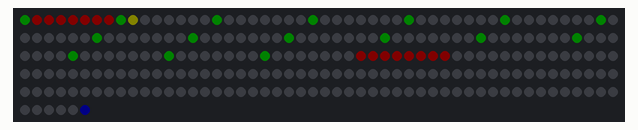
Simulated run of this program. Board: Raspberry Pi Pico running MicroPython. Parts: 256 RGB LEDs in strip order, left to right, continuing on the next row. Dim RGB values are drawn brighter than linear. At 0.0 s the program stops and its outputs stay as they are.

Above: at 0.1 s.

The program:

testbild.py
```python
import machine, neopixel
np = neopixel.NeoPixel(machine.Pin(22), 256)
# Matrix-Reihenfolge: 1 links oben, 2 links unten, 3 rechts oben, 4 rechts unten
def xy(x, y):
    m = (x // 8) * 2 + (y // 8)
    return m * 64 + (y % 8) * 8 + (x % 8)   # Annahme: zeilenweise, nicht Zickzack
np.fill((0, 0, 0))
for i in range(16):
    np[xy(i, 0)] = (6, 0, 0)    # oberste Zeile rot
    np[xy(0, i)] = (0, 6, 0)    # linke Spalte gruen
np[xy(15, 15)] = (0, 0, 8)      # Punkt rechts unten blau
np[xy(1, 1)] = (6, 6, 0)        # Punkt diagonal neben Ecke oben links gelb
np.write()
```
